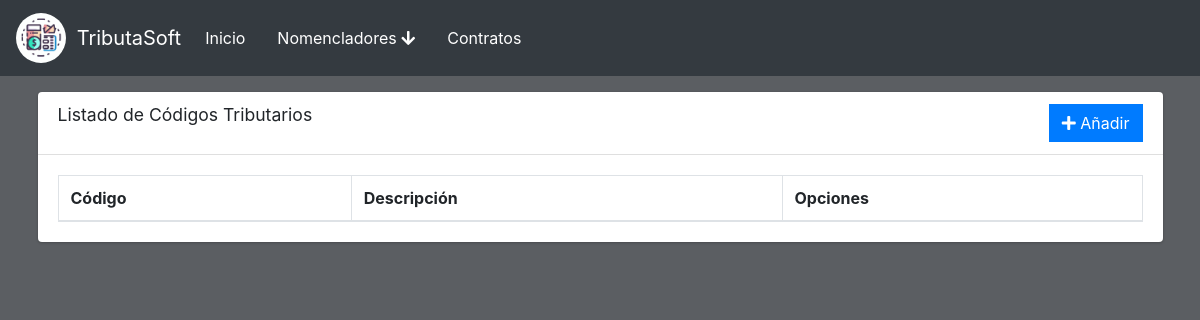
Before: /codigo with the older database file.
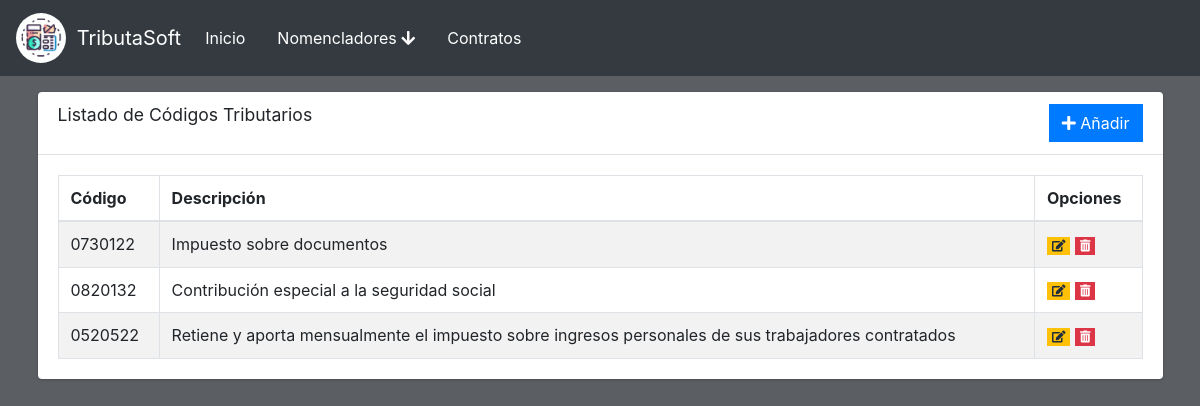
After: the same page with the newer database file.
### main.py (models this page shows)
class CodigoSimple(db.Model):
    id = db.Column(db.Integer, primary_key=True, autoincrement=True)
    codigo = db.Column(db.String(50), nullable=False)
    descripcion = db.Column(db.String(200), nullable=False)
    porcentaje = db.Column(db.Float, nullable=True)
    fecha_pago = db.Column(db.String(200), nullable=False)

class CodigoPagoSalarial(db.Model):
    id = db.Column(db.Integer, primary_key=True, autoincrement=True)
    codigo = db.Column(db.String(50), nullable=False)
    descripcion = db.Column(db.String(200), nullable=False)
    monto_excento = db.Column(db.Float, nullable=False)
    monto_pago1 = db.Column(db.Float, nullable=False)
    porcentaje1 = db.Column(db.Float, nullable=False)
    monto_pago2 = db.Column(db.Float, nullable=False)
    porcentaje2 = db.Column(db.Float, nullable=False)
    monto_pago3 = db.Column(db.Float, nullable=False)
    porcentaje3 = db.Column(db.Float, nullable=False)
    monto_pago4 = db.Column(db.Float, nullable=False)
    porcentaje4 = db.Column(db.Float, nullable=False)
    monto_pago5 = db.Column(db.Float, nullable=False)
    porcentaje5 = db.Column(db.Float, nullable=False)
    monto_pago6 = db.Column(db.Float, nullable=False)
    porcentaje6 = db.Column(db.Float, nullable=False)
    fecha_pago = db.Column(db.String(200), nullable=False)

### main.py (the view)
@app.route('/codigo')
def cod_base():
    c_simple = db.session.query(CodigoSimple).all()
    c_pagoSalario = db.session.query(CodigoPagoSalarial).all()
    c_pagoMora = db.session.query(CodigoPagoMora).all()
    list = []
    for i in c_simple:
        list.append((i.id,i.codigo,i.descripcion,'simple'))
    for i in c_pagoSalario:
        list.append((i.id,i.codigo,i.descripcion,'salario'))
    for i in c_pagoMora:
        list.append((i.id,i.codigo,i.descripcion,'mora'))
    return render_template('cod_base.html',list=list)

### templates/cod_base.html (shortened to what this page needs)
{% extends 'base.html' %}
{% block content %}
<div class="content">
    <div class="container">
        <div class="card">
            <div class="card-header">
              <h3 class="card-title">Listado de C&oacute;digos Tributarios</h3>
              <div class="float-right">
                <a href="{{ url_for('cod_add') }}" class="btn btn-primary btn-flat">
                    <i class="fas fa-plus"></i> A&ntilde;adir
                </a>
                    </div>
            </div>
            <div class="card-body">
                <table id="example1" class="table table-bordered table-striped">
                  <thead>
                  <tr>
                    <th>C&oacute;digo</th>
                    <th>Descripci&oacute;n</th>
                    <th>Opciones</th>
                  </tr>
                  </thead>
                  <tbody>
                    {% for i in list %}
                    <tr>
                      <td>{{i[1]}}</td>
                      <td>{{i[2]}}</td>
                      <td>
                        {% if i[3] == 'simple' %}
                        <a href="{{ url_for('cod_edit', tipo='simple',id=i[0]) }}" class="btn btn-warning btn-xs btn-flat"><i class="fas fa-edit"></i></a>
                        <a href="{{ url_for('delete_cod', tipo='simple',id=i[0]) }}" class="btn btn-danger btn-xs btn-flat"><i class="fas fa-trash-alt"></i></a>
                        {% elif i[3] == 'salario' %}
                        <a href="{{ url_for('cod_edit', tipo='salario',id=i[0]) }}" class="btn btn-warning btn-xs btn-flat"><i class="fas fa-edit"></i></a>
                        <a href="{{ url_for('delete_cod', tipo='salario',id=i[0]) }}" class="btn btn-danger btn-xs btn-flat"><i class="fas fa-trash-alt"></i></a>
                        {% elif i[3] == 'mora' %}
                        <a href="{{ url_for('cod_edit', tipo='mora',id=i[0]) }}" class="btn btn-warning btn-xs btn-flat"><i class="fas fa-edit"></i></a>
                        <a href="{{ url_for('delete_cod', tipo='mora',id=i[0]) }}" class="btn btn-danger btn-xs btn-flat"><i class="fas fa-trash-alt"></i></a>
                        {% endif %}
                      </td>
                    </tr>
                    {% endfor %}
                    </tbody>
                </table>
            </div>
        </div>
    </div>
</div>
{% endblock %}

### templates/base.html (shortened to what this page needs)
<html>
    <head>
        <link rel="stylesheet" href="{{ url_for('static',filename='js/plugins/fontawesome-free/css/all.min.css') }}">
        <link rel="stylesheet" href="{{ url_for('static',filename='js/plugins/datatables-bs4/css/dataTables.bootstrap4.min.css') }}">
        <link rel="stylesheet" href="{{ url_for('static',filename='js/plugins/datatables-responsive/css/responsive.bootstrap4.min.css') }}">
        <link rel="stylesheet" href="{{ url_for('static',filename='js/plugins/datatables-buttons/css/buttons.bootstrap4.min.css') }}">
        <link rel="stylesheet" href="{{ url_for('static',filename='css/css/adminlte.min.css') }}">
      </head>
      <body>
        <nav class="navbar navbar-expand-lg navbar-dark bg-dark">
            <div class="container-fluid">
              <a class="navbar-brand" href="{{ url_for('Home') }}">
                <img src="{{ url_for('static',filename='icon/logo.jpg') }}" alt="Icono" width="50" height="50" class="d-inline-block align-text-top">
                 &nbsp; TributaSoft
              </a>
              <div class="collapse navbar-collapse" id="navbarNav">
                <ul class="navbar-nav ms-auto">
                  <li class="nav-item">
                    <a class="nav-link active" href="{{ url_for('Home') }}">Inicio</a>
                  </li>
                  <li class="nav-item dropdown">
                    <a class="nav-link active" data-toggle="dropdown" href="#">
                      Nomencladores <i class="fas fa-arrow-down"></i>
                    </a>
                  </li>
                  <li class="nav-item">
                    <a class="nav-link active" href="{{ url_for('contrat_base') }}">Contratos</a>
                  </li>
                </ul>
              </div>
            </div>
          </nav>
        {% block content %}{% endblock %}
      </body>
</html>

### templates/base.html (style rules this page uses)
html, body { background-color: rgb(91, 94, 98); }
.navbar-brand { display: flex; align-items: center; }
.navbar-brand img { border-radius: 50%; }

Changed rows visible on the page:
added CodigoSimple: codigo "0730122", descripcion "Impuesto sobre documentos"
added CodigoSimple: codigo "0820132", descripcion "Contribución especial a la seguridad social"
added CodigoPagoSalarial: codigo "0520522", descripcion "Retiene y aporta mensualmente el impuesto sobre ingresos personales de sus trabajadores contratados"
